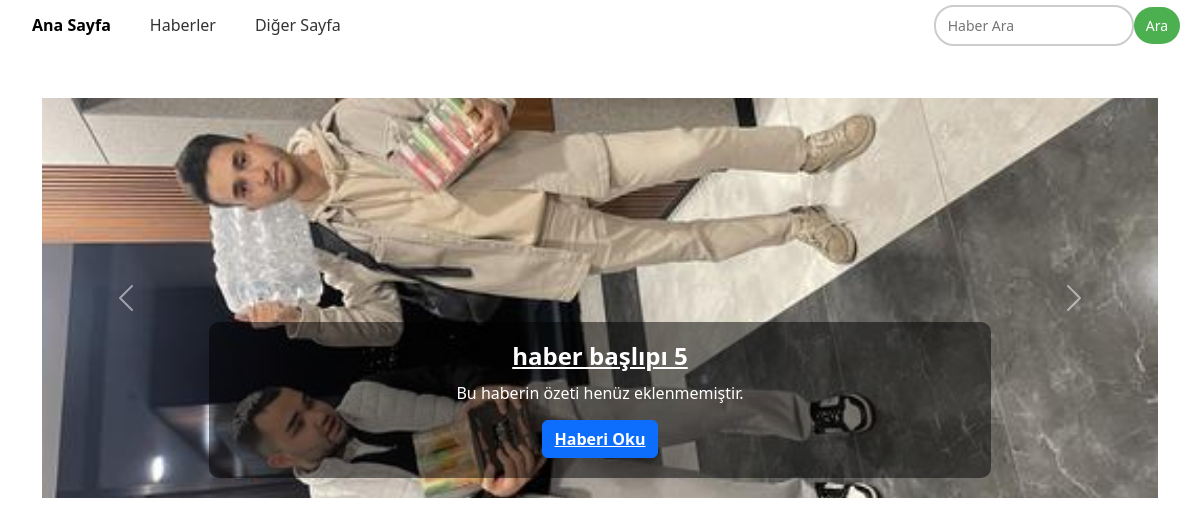
The page / on the database its author committed.
### news/models.py (models this page shows, shortened)
class News(models.Model):
    title = models.CharField(max_length=255)
    summary = models.TextField(default="Bu haberin özeti henüz eklenmemiştir.")
    content = models.TextField()
    image = models.ImageField(upload_to='news_images/')
    created_at = models.DateTimeField(auto_now_add=True)

### news/views.py (the view)
# urls.py: 2. Add a URL to urlpatterns:  path('', views.home, name='home')
def home(request):
    latest_news = News.objects.all().order_by('-created_at')[:5]  # Son 5 haber
    return render(request, 'news/home.html', {'latest_news': latest_news})

### news/templates/news/home.html (shortened to what this page needs)
{% extends "news/base.html" %}
{% block content %}
<div class="container mt-5">
    <div id="newsCarousel" class="carousel slide" data-bs-ride="carousel">
        <div class="carousel-inner">
            {% for news in latest_news %}
            <div class="carousel-item {% if forloop.first %}active{% endif %}">
                <img src="{{ news.image.url }}" class="d-block w-100" alt="{{ news.title }}">
                <div class="carousel-caption d-none d-md-block">
                    <h5>
                        <a href="{% url 'news_detail' news.id %}" class="text-white">{{ news.title }}</a>
                    </h5>
                    <p>{{ news.summary }}</p>
                    <a href="{% url 'news_detail' news.id %}" class="btn btn-primary">Haberi Oku</a>
                </div>
            </div>
            {% endfor %}
        </div>
        <button class="carousel-control-prev" type="button" data-bs-target="#newsCarousel" data-bs-slide="prev">
            <span class="carousel-control-prev-icon" aria-hidden="true"></span>
        </button>
        <button class="carousel-control-next" type="button" data-bs-target="#newsCarousel" data-bs-slide="next">
            <span class="carousel-control-next-icon" aria-hidden="true"></span>
        </button>
    </div>
</div>
{% endblock %}

### news/static/css/style.css (style rules this page uses)
.carousel-item img { max-height: 400px; object-fit: cover; width: 100%; }
.carousel-caption { background-color: rgba(0, 0, 0, 0.5); padding: 15px; border-radius: 10px; }
.carousel-caption h5 { font-size: 1.5rem; margin-bottom: 10px; }
.carousel-caption p { font-size: 1rem; margin-bottom: 15px; }
.carousel-caption a { color: #fff; font-weight: bold; text-decoration: underline; }
.carousel-item img { width: 100%; height: 400px; object-fit: cover; object-position: center; }

### rows shown on the page
News: image (picture), title "haber başlıpı 5", summary "Bu haberin özeti henüz eklenmemiştir."
